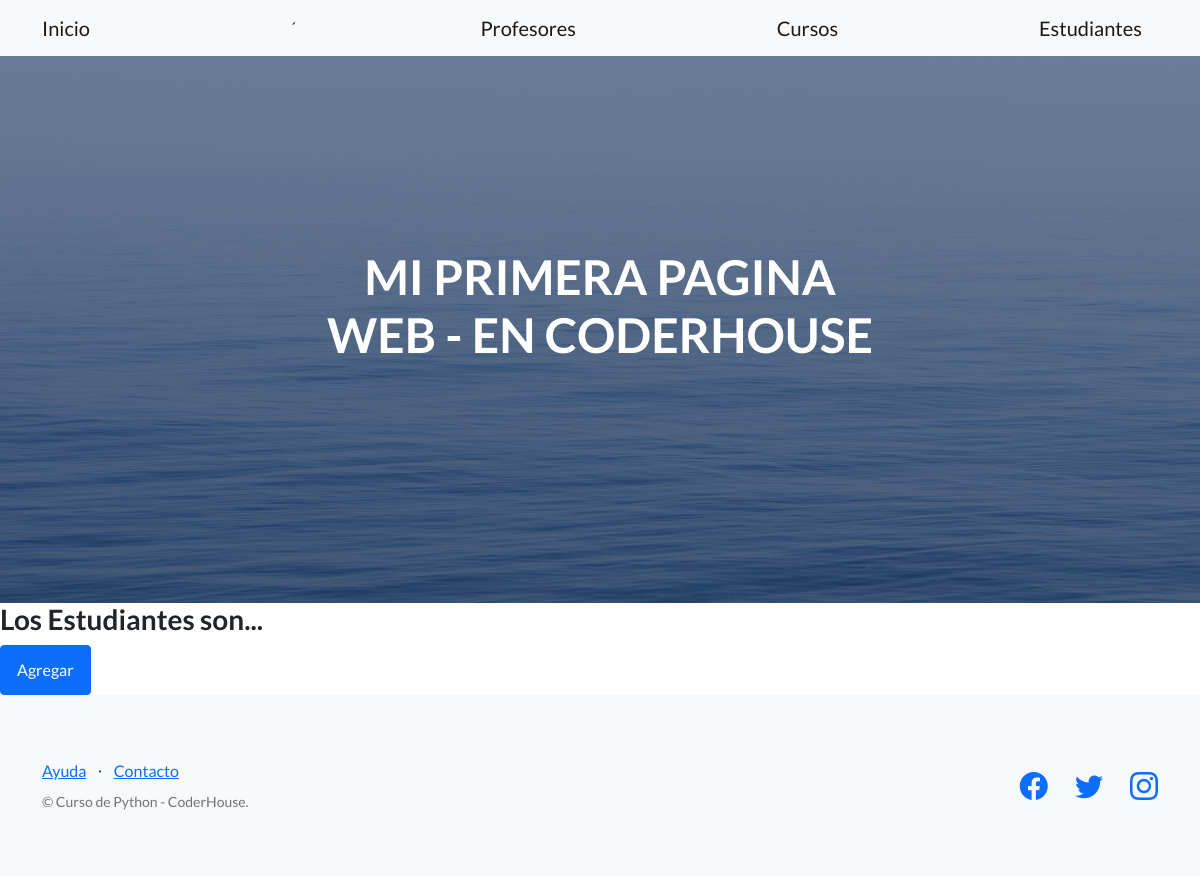
Before: /coder/estudiantes with the older database file.
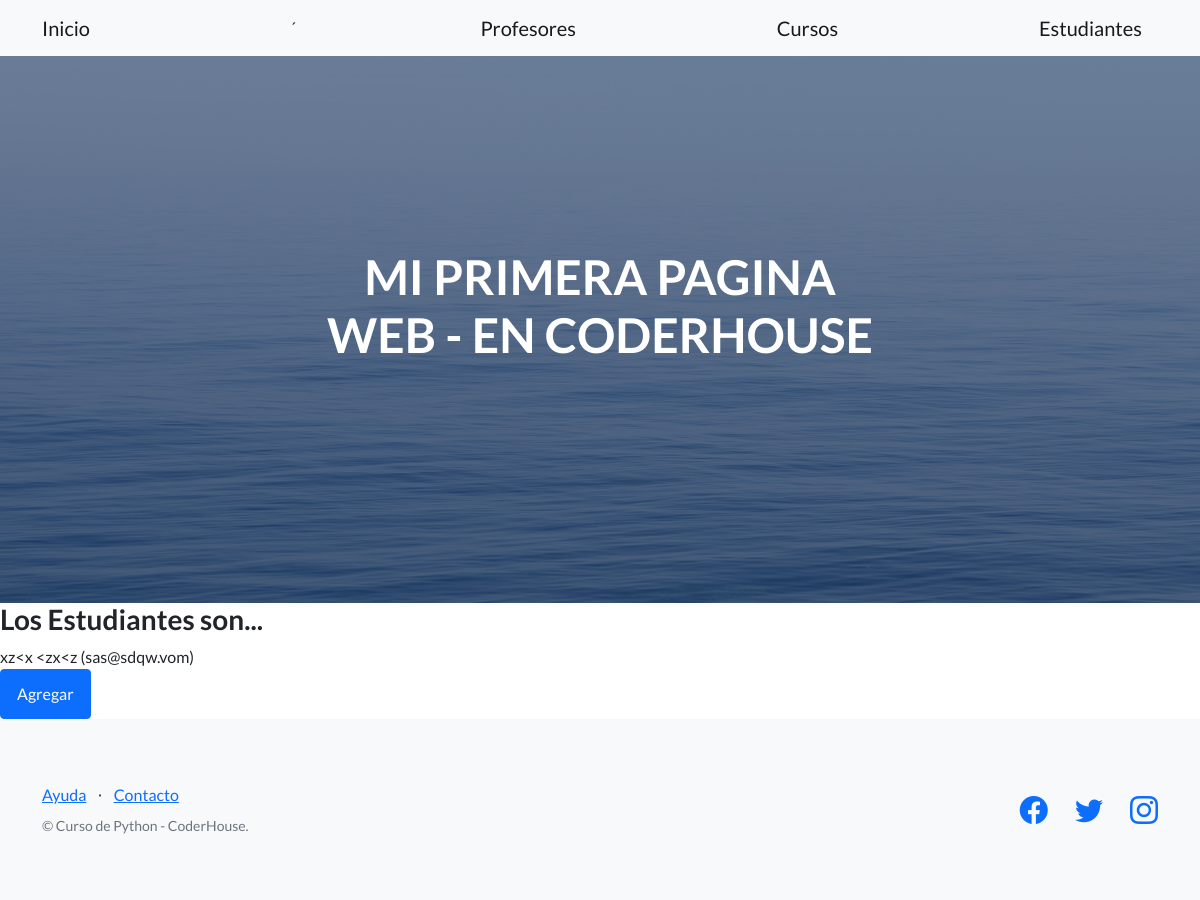
After: the same page with the newer database file.
### AppCoder/models.py (models this page shows)
class Estudiante(Model):
    nombre = CharField(max_length=30)
    apellido = CharField(max_length=30)
    email = EmailField()

### AppCoder/views.py (the view)
# urls.py: path('estudiantes', estudiantes, name='estudiantes'),
def estudiantes(request):
    return render(request, 'AppCoder/estudiantes.html', {'estudiantes': Estudiante.objects.all()})

### templates/AppCoder/estudiantes.html (shortened to what this page needs)
{% extends 'AppCoder/padre.html' %}
{% block contenidoQueCambia %}
    <h3>Los Estudiantes son...</h3>
    {% for estudiantes in estudiantes %}
        {{ estudiantes.nombre }}  {{ estudiantes.apellido}}  ({{ estudiantes.email }})
        <br>
    {% endfor %}
    <a class="btn btn-primary" href="{% url 'estudiantes_Formulario' %}">Agregar</a>
{% endblock %}

Changed rows visible on the page:
added Estudiante: nombre "xz<x", apellido "<zx<z", email "sas@sdqw.vom"
